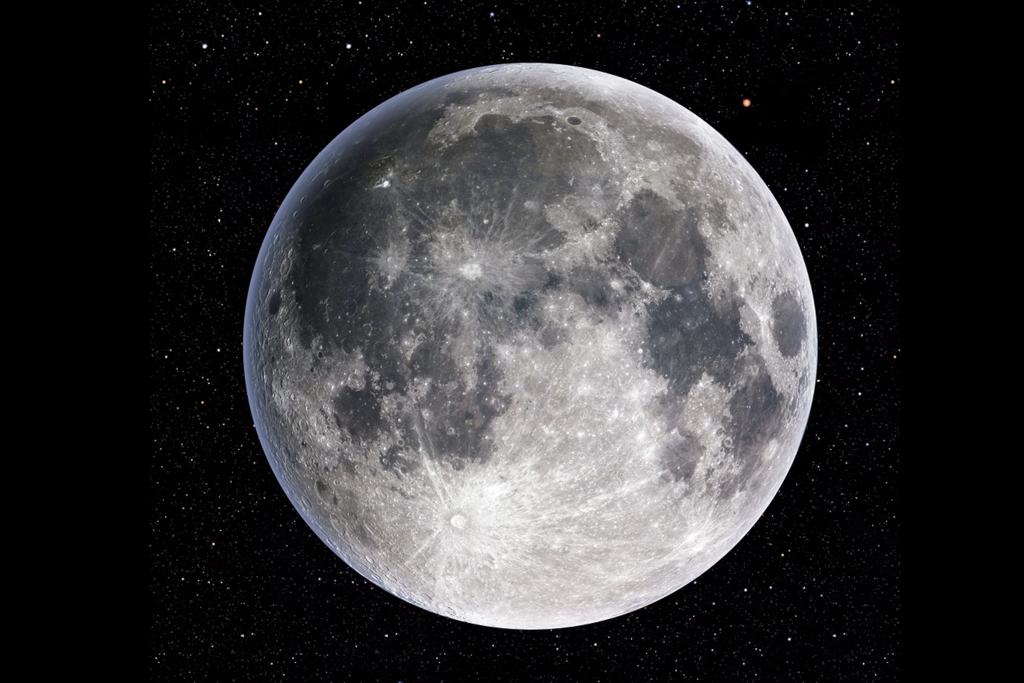
#> input picture Images/moon_with_stars_lec_17.jpg, 3072 x 2048 px (shown at 1/3 size); the run also reads 1 picture not shown here
$ python image_restoration_lec_17.py
#> lines starting #> are read from the running program, lines starting #| are printed output that depends on the picture
import numpy as np
import cv2
from scipy.signal import wiener


"""
Part 1: Remove periodic noise by notch filter in frequency domain
"""

# # Read image
# img = cv2.imread('Images/pompeii_periodic_noise_lec_17.jpeg')

# # Convert image to greyscale
# img_grey = cv2.cvtColor(img, cv2.COLOR_BGR2GRAY)


# # fft
# img_fft = cv2.dft(np.float32(img_grey), flags=cv2.DFT_REAL_OUTPUT)

# # Shift to zero frequency component
# img_fft_shift = np.fft.fftshift(img_fft)

# img_fft_shift_display = cv2.normalize(img_fft_shift, None, 0, 255, cv2.NORM_MINMAX)
# img_fft_shift_display = np.uint8(img_fft_shift_display)

# cv2.imshow('image-fft magnitude', img_fft_shift_display)
# # cv2.waitKey(0)


# # Get coordinates of high frequency components from mous click event.

# def click_event(event, x, y, flags, param):

    # global x_click, y_click

    # if event == cv2.EVENT_LBUTTONDOWN:
        # print(f"Coordinates: ({x}, {y})")
        # x_click, y_click = (y, x)


# # # print(type(img))
# # print(img_fft_shift.shape)

# # Display image in window
# cv2.namedWindow("Image FFT user input", cv2.WINDOW_NORMAL)
# cv2.setMouseCallback("Image FFT user input", click_event)
# print('Click on high intensity point away from center.')
# # cv2.waitKey(0)


# while True:
    # cv2.imshow('Image FFT user input', img_fft_shift_display)
    # key = cv2.waitKey(1) & 0xFF
    # if key == ord('q'):  # Press 'q' to quit and get the contour
        # break

# # cv2.destroyAllWindows()


# # Get the center coordinate of the image-FFT.
# height, width = img_fft_shift.shape[:2]

# # Calculate the center coordinates
# center_x = height // 2
# center_y = width // 2

# # Get the radius for notch-filter
# r_notch = int(((x_click-center_x)**2 + (y_click-center_y)**2)**(0.5))

# print(f'Radius of notch is {r_notch}')

# # Define notch filter (as circular ring with certain width where the value is zero and value is 1 elsewhere)

# def filter_fft_notch(img, r, r_width):

    # # Get the center coordinate of the image-FFT.
    # height, width = img.shape[:2]


    # # Calculate the center coordinates
    # # center_x = height//2
    # # center_y = width//2
    # center_x = width//2
    # center_y = height//2

    # center = (center_x, center_y)

    # print(f'Center is {center}')


    # F_notch1 = np.zeros((img.shape[0], img.shape[1]))
    # print(f'Shape of f_notch1 is {F_notch1.shape}')
    # F_inner = cv2.circle(F_notch1, center=center, radius=r-r_width//2, color=(1), thickness=cv2.FILLED)

    # F_notch2 = (-1)*np.ones((img.shape[0], img.shape[1]))
    # F_outer = cv2.circle(F_notch2, center=center, radius=r+r_width//2, color=(0), thickness=cv2.FILLED)

    # # Show image
    # cv2.imshow('F_inner', F_inner)
    # cv2.imshow('F_outer', F_outer)

    # F_mask = F_inner-F_outer

    # return F_mask


# print(f'Size of image fft is {img_fft_shift.shape}')

# # Create ring-shaped notch filter
# F_fft_abs_shift = filter_fft_notch(img_fft_shift, r=r_notch, r_width=15)

# # Normalize for display
# F_fft_abs_shift_display = cv2.normalize(F_fft_abs_shift, None, 0, 255, cv2.NORM_MINMAX)
# F_fft_abs_shift_display = np.uint8(F_fft_abs_shift_display)

# # Show image
# cv2.imshow('F-fft-ring-shaped notch filter', F_fft_abs_shift_display)
# # cv2.waitKey(0)


# # Apply the notch-filter.

# # Apply filter in fourier domain.
# # filt_img_fft_shift = img_fft_shift*F_fft_abs_shift.reshape(F_fft_abs_shift.shape[0], F_fft_abs_shift.shape[1], 1)    # (use this if flags=cv2.DFT_COMPLEX_OUTPUT)
# filt_img_fft_shift = img_fft_shift*F_fft_abs_shift
# # filt_img_fft = img_fft_abs*F_fft_abs

# # Reverse the shift for image fft.
# filt_img_fft = np.fft.ifftshift(filt_img_fft_shift)

# # Perform Inverse DFT
# # filt_img = cv2.idft(filt_img_fft, flags=cv2.DFT_COMPLEX_OUTPUT)    # (use this if flags=cv2.DFT_COMPLEX_OUTPUT)
# filt_img = cv2.idft(filt_img_fft, flags=cv2.DFT_REAL_OUTPUT)

# # Take the magnitude and normalize for display
# # filt_img = cv2.magnitude(filt_img[:,:,0], filt_img[:,:,1])    # (use this if flags=cv2.DFT_COMPLEX_OUTPUT)
# filt_img = cv2.normalize(filt_img, None, 0, 255, cv2.NORM_MINMAX)
# filt_img = np.uint8(filt_img)


# # Display result


# # Display result
# cv2.namedWindow("Original image", cv2.WINDOW_NORMAL)
# # cv2.resizeWindow("SIFT", 512, 512)  # Set window to 512 pixels wide, 512 pixels high
# cv2.resizeWindow("Original image", img_grey.shape[1]*2, img_grey.shape[0]*2)  # Set window to to twice the size
# cv2.imshow('Original image', img_grey)

# cv2.namedWindow("filtered image", cv2.WINDOW_NORMAL)
# # cv2.resizeWindow("SIFT", 512, 512)  # Set window to 512 pixels wide, 512 pixels high
# cv2.resizeWindow("filtered image", filt_img.shape[1]*2, filt_img.shape[0]*2)  # Set window to to twice the size
# cv2.imshow('filtered image', filt_img)

# cv2.waitKey(0)
# cv2.destroyAllWindows()


"""
Part 2: Adaptive filtering, Wiener filter
"""

# [53 lines of commented-out code are left out]


"""
Part 3: Wiener filter deconvolution (for removing the blur and additive noise together).
"""

# Read image
img = cv2.imread('Images/moon_with_stars_lec_17.jpg')
#> img is the input picture: shape (2048, 3072, 3); mean B, G, R 54.1, 52.7, 53.4

# Convert image to greyscale
img_grey = cv2.cvtColor(img, cv2.COLOR_BGR2GRAY)

# Add Gaussian noise to the image.
mean = 0
std_dev = 4
gaussian_noise = np.random.normal(mean, std_dev, img_grey.shape).astype(np.float32)
# gaussian_noise = np.random.normal(mean, std_dev, img_grey.shape).astype(np.uint8)

img_noise = img_grey + gaussian_noise

# Show noisy image.
img_noise_display = cv2.normalize(img_noise, None, 0, 255, cv2.NORM_MINMAX)
img_noise_display = np.uint8(img_noise_display)

# # Choose template for blurred point-spread-function(psf) (for eg. stars) (Only need to run the first time)
# roi = cv2.selectROI("Select template for blurred point-spread-function (for eg. stars)", img_noise_display, fromCenter=False, showCrosshair=True)

# # Extract coordinates, width, and height
# x, y, w, h = roi

# print(roi)

# img_psf_blur = np.zeros(img_noise.shape)

# if w > 0 and h > 0:  # Check if a valid ROI was selected

    # center_x = img_noise.shape[1]//2
    # center_y = img_noise.shape[0]//2

    # print(img_noise.shape)

    # # Step 3: Crop the image
    # img_psf_blur[center_y-h//2:center_y+h//2+1, center_x-w//2:center_x+w//2+1] = img_noise[y:y+h, x:x+w]

    # # Step 4: Save the cropped image
    # output_path = "Images/img_psf_blur.jpg"  # Desired output path
    # cv2.imwrite(output_path, img_psf_blur)


# Read saved psf
img_psf_blur = cv2.imread('Images/img_psf_blur.jpg')

# Convert image to greyscale
img_psf_blur = cv2.cvtColor(img_psf_blur, cv2.COLOR_BGR2GRAY)
#> img_psf_blur: shape (2048, 3072)

# FFT of image (Real output is fine?)
# img_fft = cv2.dft(np.float32(img_noise), flags=cv2.DFT_REAL_OUTPUT)
img_fft = cv2.dft(np.float32(img_noise), flags=cv2.DFT_COMPLEX_OUTPUT)

# # Shift to zero frequency component (not necessary as we are not displaying)
# img_fft = np.fft.fftshift(img_fft)

# FFT of psf (need complex version)
H = cv2.dft(np.float32(img_psf_blur), flags=cv2.DFT_COMPLEX_OUTPUT)

print(f'shape of img_fft is {img_fft.shape}')
#| shape of img_fft is (2048, 3072, 2)

# # Shift to zero frequency component (not necessary as we are not displaying)
# H = np.fft.fftshift(H)

# Get deconvolution Wiener filter (H_wiener(u,v) = H_conj(u,v) / (|H(u,v)|^2 + NSR))
NSR = 0.001    # Noise to signal ratio
H_conj = H.conj()
H_wiener = H_conj/(abs(H)**2 + NSR)
# H_wiener = H_conj/(H.real**2 + H.imag**2 + NSR)

# # Calculate magnitude
# H_wiener = cv2.magnitude(H_wiener[:,:,0], H_wiener[:,:,1])    # (use this if flags=cv2.DFT_COMPLEX_OUTPUT)

# # Apply filter in fourier domain.
# filt_img_fft = img_fft*H_wiener.reshape(H_wiener.shape[0], H_wiener.shape[1], 1)    # (use this if flags=cv2.DFT_COMPLEX_OUTPUT)
# filt_img_fft = img_fft*H_wiener
# # filt_img_fft = img_fft_abs*F_fft_abs

# Apply Wiener filter
filt_img_fft = cv2.mulSpectrums(img_fft, H_wiener, 0)

# # Reverse the shift for image fft (not necessary as we are not displaying).
# filt_img_fft = np.fft.ifftshift(filt_img_fft)


# Perform Inverse DFT
# filt_img = cv2.idft(filt_img_fft, flags=cv2.DFT_COMPLEX_OUTPUT)    # (use this if flags=cv2.DFT_COMPLEX_OUTPUT)
filt_img = cv2.idft(filt_img_fft, flags=cv2.DFT_REAL_OUTPUT)
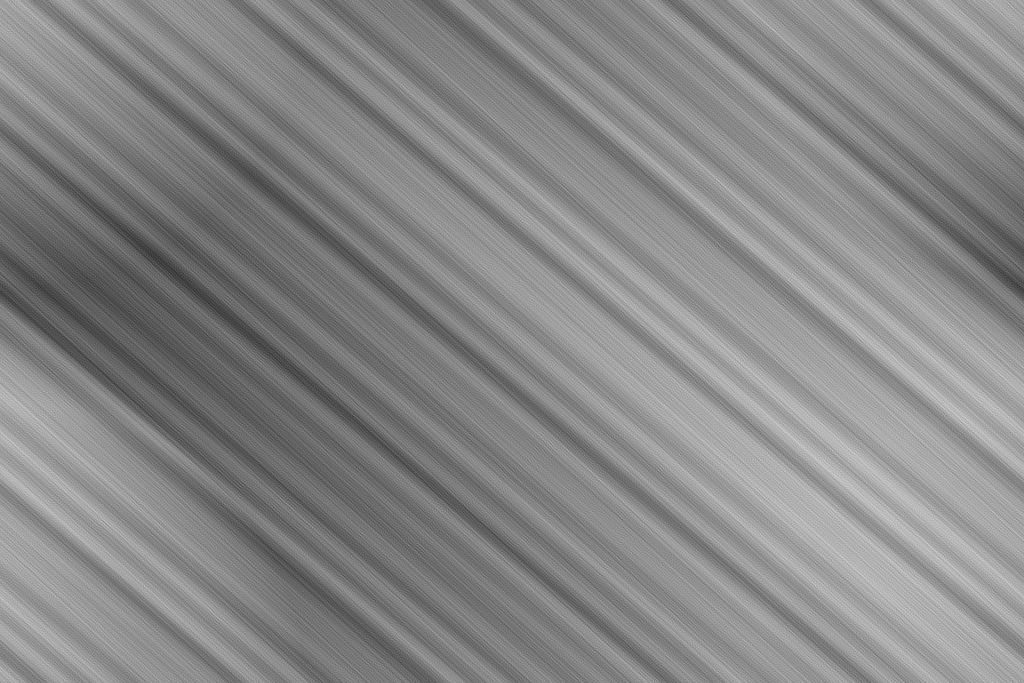
#> filt_img: shape (2048, 3072) float32 (shown at 1/3 size); min -212799888, max 187747040, mean 22497; drawn with min black and max white
# filt_img = cv2.idft(filt_img_fft, flags=cv2.DFT_SCALE | cv2.DFT_REAL_OUTPUT)


# Take the magnitude and normalize for display
# filt_img = cv2.magnitude(filt_img[:,:,0], filt_img[:,:,1])    # (use this if flags=cv2.DFT_COMPLEX_OUTPUT)
filt_img = cv2.normalize(filt_img, None, 0, 255, cv2.NORM_MINMAX)
filt_img = np.uint8(filt_img)


# Set window with given size to show images.
cv2.namedWindow("Original image", cv2.WINDOW_NORMAL)
# cv2.resizeWindow("Original image", 512, 512)  # Set window to 512 pixels wide, 512 pixels high
cv2.resizeWindow("Original image", int(img_grey.shape[1]*0.25), int(img_grey.shape[0]*0.25))  # Set window to to twice the size
cv2.imshow('Original image', img_grey)

# Set window with given size to show images.
cv2.namedWindow("Image with noise", cv2.WINDOW_NORMAL)
cv2.resizeWindow("Image with noise", 512, 512)  # Set window to 512 pixels wide, 512 pixels high
cv2.resizeWindow("Image with noise", int(img_noise_display.shape[1]*0.25), int(img_noise_display.shape[0]*0.25))  # Set window to to twice the size
cv2.imshow('Image with noise', img_noise_display)

cv2.namedWindow("filtered image", cv2.WINDOW_NORMAL)
# cv2.resizeWindow("SIFT", 512, 512)  # Set window to 512 pixels wide, 512 pixels high
cv2.resizeWindow("filtered image", int(filt_img.shape[1]*0.25), int(filt_img.shape[0]*0.25))  # Set window to to twice the size
cv2.imshow('filtered image', filt_img)

cv2.waitKey(0)
cv2.destroyAllWindows()
